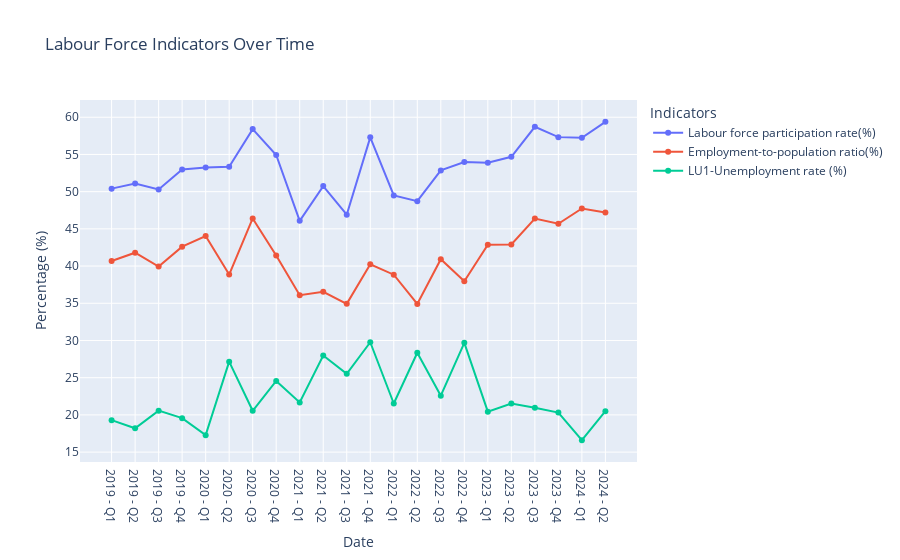

Notebook cell for this chart:
### Code cell
def line_graphs_for_trends_over_time(dates, dd):
    # Create a DataFrame with the relevant data
    data = {
        'Date': dates,
        'Labour force participation rate(%)': dd[3],
        'Employment-to-population ratio(%)': dd[4],
        'LU1-Unemployment rate (%)': dd[7]
    }
    
    df = pd.DataFrame(data)

    # Create a line graph with all three indicators
    fig = px.line(
        df,
        x='Date',
        y=['Labour force participation rate(%)', 
           'Employment-to-population ratio(%)', 
           'LU1-Unemployment rate (%)'],
        labels={
            'value': 'Percentage (%)',
            'variable': 'Indicators'
        },
        title='Labour Force Indicators Over Time'
    )

    # Update trace settings for better visualization
    fig.update_traces(mode='lines+markers') 
    fig.update_layout(legend_title_text='Indicators')
    fig.show()

# Example usage:
line_graphs_for_trends_over_time(dates, dd)

### Figure 1 — Plotly figure (JSON) as saved in the notebook; plotly's stock layout.template omitted (floating-point values rounded to 4 significant figures)
{"data": [{"hovertemplate": "Indicators=Labour force participation rate(%)<br>Date=%{x}<br>Percentage (%)=%{y}<extra></extra>", "legendgroup": "Labour force participation rate(%)", "line": {"color": "#636efa", "dash": "solid"}, "marker": {"symbol": "circle"}, "mode": "lines+markers", "name": "Labour force participation rate(%)", "orientation": "v", "showlegend": true, "type": "scatter", "x": ["2019 - Q1", "2019 - Q2", "2019 - Q3", "2019 - Q4", "2020 - Q1", "2020 - Q2", "2020 - Q3", "2020 - Q4", "2021 - Q1", "2021 - Q2", "2021 - Q3", "2021 - Q4", "2022 - Q1", "2022 - Q2", "2022 - Q3", "2022 - Q4", "2023 - Q1", "2023 - Q2", "2023 - Q3", "2023 - Q4", "2024 - Q1", "2024 - Q2"], "xaxis": "x", "y": [50.4, 51.09, 50.29, 52.97, 53.24, 53.35, 58.4, 54.93, 46.07, 50.75, 46.9, 57.3, 49.5, 48.72, 52.86, 53.99, 53.88, 54.68, 58.71, 57.33, 57.24, 59.38], "yaxis": "y"}, {"hovertemplate": "Indicators=Employment-to-population ratio(%)<br>Date=%{x}<br>Percentage (%)=%{y}<extra></extra>", "legendgroup": "Employment-to-population ratio(%)", "line": {"color": "#EF553B", "dash": "solid"}, "marker": {"symbol": "circle"}, "mode": "lines+markers", "name": "Employment-to-population ratio(%)", "orientation": "v", "showlegend": true, "type": "scatter", "x": ["2019 - Q1", "2019 - Q2", "2019 - Q3", "2019 - Q4", "2020 - Q1", "2020 - Q2", "2020 - Q3", "2020 - Q4", "2021 - Q1", "2021 - Q2", "2021 - Q3", "2021 - Q4", "2022 - Q1", "2022 - Q2", "2022 - Q3", "2022 - Q4", "2023 - Q1", "2023 - Q2", "2023 - Q3", "2023 - Q4", "2024 - Q1", "2024 - Q2"], "xaxis": "x", "y": [40.68, 41.8, 39.94, 42.6, 44.04, 38.86, 46.4, 41.43, 36.09, 36.55, 34.93, 40.24, 38.84, 34.9, 40.92, 37.96, 42.87, 42.91, 46.4, 45.68, 47.74, 47.21], "yaxis": "y"}, {"hovertemplate": "Indicators=LU1-Unemployment rate (%)<br>Date=%{x}<br>Percentage (%)=%{y}<extra></extra>", "legendgroup": "LU1-Unemployment rate (%)", "line": {"color": "#00cc96", "dash": "solid"}, "marker": {"symbol": "circle"}, "mode": "lines+markers", "name": "LU1-Unemployment rate (%)", "orientation": "v", "showlegend": true, "type": "scatter", "x": ["2019 - Q1", "2019 - Q2", "2019 - Q3", "2019 - Q4", "2020 - Q1", "2020 - Q2", "2020 - Q3", "2020 - Q4", "2021 - Q1", "2021 - Q2", "2021 - Q3", "2021 - Q4", "2022 - Q1", "2022 - Q2", "2022 - Q3", "2022 - Q4", "2023 - Q1", "2023 - Q2", "2023 - Q3", "2023 - Q4", "2024 - Q1", "2024 - Q2"], "xaxis": "x", "y": [19.3, 18.2, 20.57, 19.56, 17.28, 27.16, 20.56, 24.56, 21.67, 27.98, 25.53, 29.76, 21.53, 28.35, 22.58, 29.68, 20.43, 21.54, 20.97, 20.31, 16.61, 20.5], "yaxis": "y"}], "layout": {"legend": {"title": {"text": "Indicators"}, "tracegroupgap": 0}, "title": {"text": "Labour Force Indicators Over Time"}, "xaxis": {"anchor": "y", "domain": [0, 1], "title": {"text": "Date"}}, "yaxis": {"anchor": "x", "domain": [0, 1], "title": {"text": "Percentage (%)"}}}}
